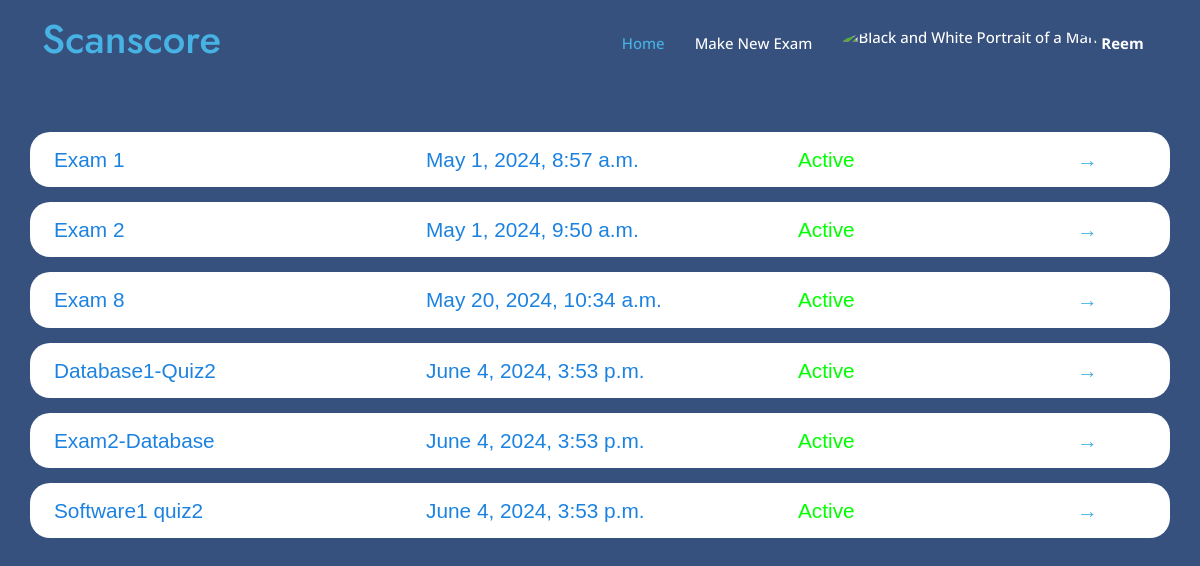
/teacher_dashboard/ (signed in), run on an earlier commit of the app's database.
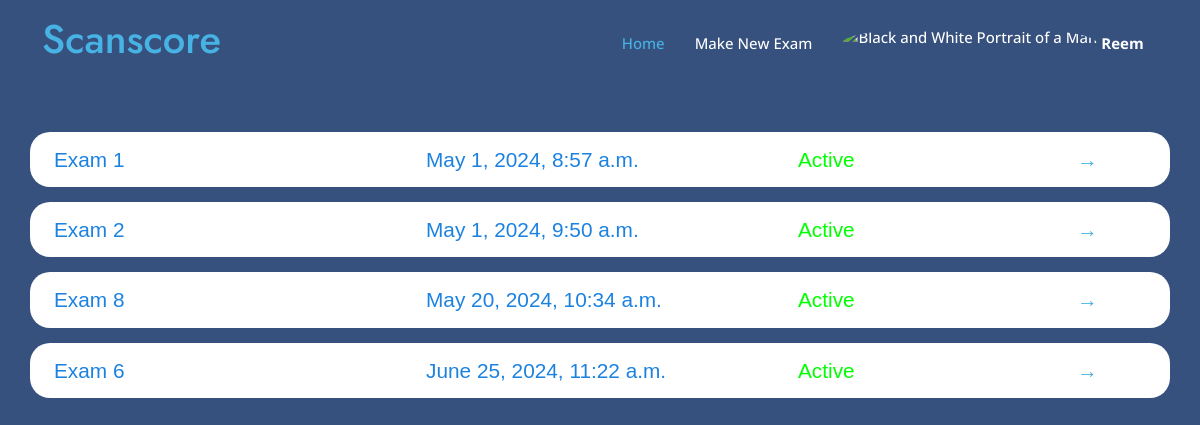
And on a later commit of the database.
### myapp/models.py (models this page shows)
class User(AbstractUser):
    userType = models.CharField(max_length=10, choices=[('teacher', 'Teacher'), ('student', 'Student')])

class Exam(models.Model):
    name = models.CharField(max_length=100)
    teacher = models.ForeignKey(User, on_delete=models.CASCADE)
    question= models.TextField(max_length=10000)
    model_answer = models.TextField(max_length=10000)
    keywordsList = models.TextField(max_length=10000,null=True,blank=True)
    is_active = models.BooleanField(default=False)
    time_created = models.DateTimeField(auto_now_add=True)
    time_updated = models.DateTimeField(auto_now=True)
    ocr_graded = models.BooleanField(default=False)

### myapp/views.py (the view)
# urls.py: path('teacher_dashboard/', views.teacher_dashboard, name='teacher_dashboard'),
def teacher_dashboard(request):
    if not hasattr(request.user, 'teacher'): # Check if the user is a teacher
        return HttpResponseForbidden("You are not authorized to view this page.")
    exams = Exam.objects.filter(teacher=request.user)
    return render(request, 'myapp/teacher/teacher_dashboard.html', {'exams': exams})

### templates/myapp/teacher/teacher_dashboard.html (shortened to what this page needs)
{% load static %}
<!DOCTYPE html>
<html lang="en">
<head>
    <link href="{% static 'vendor/aos/aos.css' %}" rel="stylesheet">
    <link href="{% static 'vendor/bootstrap/css/bootstrap.min.css' %}" rel="stylesheet">
    <link href="{% static 'vendor/bootstrap-icons/bootstrap-icons.css' %}" rel="stylesheet">
    <link href="{% static 'vendor/boxicons/css/boxicons.min.css' %}" rel="stylesheet">
    <link href="{% static 'vendor/glightbox/css/glightbox.min.css' %}" rel="stylesheet">
    <link href="{% static 'vendor/remixicon/remixicon.css' %}" rel="stylesheet">
    <link href="{% static 'vendor/swiper/swiper-bundle.min.css' %}" rel="stylesheet">
    <link href="{% static 'css/style1.css' %}" rel="stylesheet">
</head>
<body>
    <header id="header" class="fixed-top">
        <div class="container d-flex align-items-center justify-content-between">
            <h1 class="me-auto"><a href="{% url 'teacher_dashboard' %}">Scanscore</a></h1>
            <nav id="navbar" class="navbar order-last order-lg-0">
                <ul>
                    <li><a class="nav-link scrollto active" href="{% url 'teacher_dashboard' %}">Home</a></li>
                    <li><a class="nav-link scrollto" href="{% url 'create_exam' %}">Make New Exam</a></li>
                    <li class="dropdown">
                        <a href="#">
                            <img src="https://mdbcdn.b-cdn.net/img/Photos/new-templates/bootstrap-profiles/avatar-2.webp"
                                class="rounded-circle" height="35" alt="Black and White Portrait of a Man"
                                loading="lazy" />
                            <strong class="d-none d-sm-block ms-1">{{ user.first_name }}</strong><i
                                class="bi bi-chevron-down"></i>
                        </a>
                    </li>
                </ul>
            </nav>
        </div>
    </header>
    <section id="hero" class="d-flex" style="height: 100vh; text-align: left;font-family: Arial, Helvetica, sans-serif;">
        <div class="container">
            {% block content %}
            <div class="exam-list">
                {% for exam in exams %}
                <div class="row exam-item"
                    style="font-size: 130%; border-radius: 20px; background-color: white; color: rgb(28, 130, 224); padding: 12px; margin-bottom: 15px;">
                    <div class="col-md-4 col-12">{{ exam.name }}</div>
                    <div class="col-md-4 col-12">{{ exam.time_created }}</div>
                    <div class="col-md-3 col-10">
                        {% if exam.is_active %}
                        <span class="active" style="color: rgb(0, 255, 0);">Active</span>
                        {% else %}
                        <span class="inactive" style="color: rgb(255, 0, 0);">Inactive</span>
                        {% endif %}
                    </div>
                    <a href="{% url 'view_exam_teacher' exam.id %}" class="col-md-1 col-2">→</a>
                </div>
                {% empty %}
                <div style="text-align: center;">
                    <h2 style="padding-left: 15px;">No exams created yet.</h2>
                </div>
                {% endfor %}
            </div>
            {% endblock %}
        </div>
    </section>
</body>
</html>

### Scanscore/static/css/style1.css (style rules this page uses)
body { font-family: "Open Sans", sans-serif; color: #444444; }
a { color: #47b2e4; text-decoration: none; }
h1, h2, h3, h4, h5, h6 { font-family: "Jost", sans-serif; }
#header { transition: all 0.5s; z-index: 997; padding: 15px 0; }
.navbar { padding: 0; }
.navbar ul { margin: 0; padding: 0; display: flex; list-style: none; align-items: center; }
.navbar li { position: relative; }
.navbar a, .navbar a:focus { display: flex; align-items: center; justify-content: space-between; padding: 10px 0 10px 30px; font-size: 15px; font-weight: 500; color: #fff; white-space: nowrap; transition: 0.3s; }
.navbar a i, .navbar a:focus i { font-size: 12px; line-height: 0; margin-left: 5px; }
.navbar a:hover, .navbar .active, .navbar .active:focus, .navbar li:hover>a { color: #47b2e4; }
#hero { width: 100%; height: 80vh; background: #37517e; }
#hero .container { padding-top: 72px; }
section { padding: 60px 0; overflow: hidden; }

### templates/myapp/teacher/teacher_dashboard.html (style rules this page uses)
#header { background-color: transparent; }
#header .container { display: flex; justify-content: center; align-items: center; height: 100%; }

What changed in the data, as far as the page shows it:
removed Exam: name "Database1-Quiz2", time_created "June 4, 2024, 3:53 p.m.", is_active "Active"
removed Exam: name "Exam2-Database", time_created "June 4, 2024, 3:53 p.m.", is_active "Active"
removed Exam: name "Software1 quiz2", time_created "June 4, 2024, 3:53 p.m.", is_active "Active"
added Exam: name "Exam 6", time_created "June 25, 2024, 11:22 a.m.", is_active "Active"
